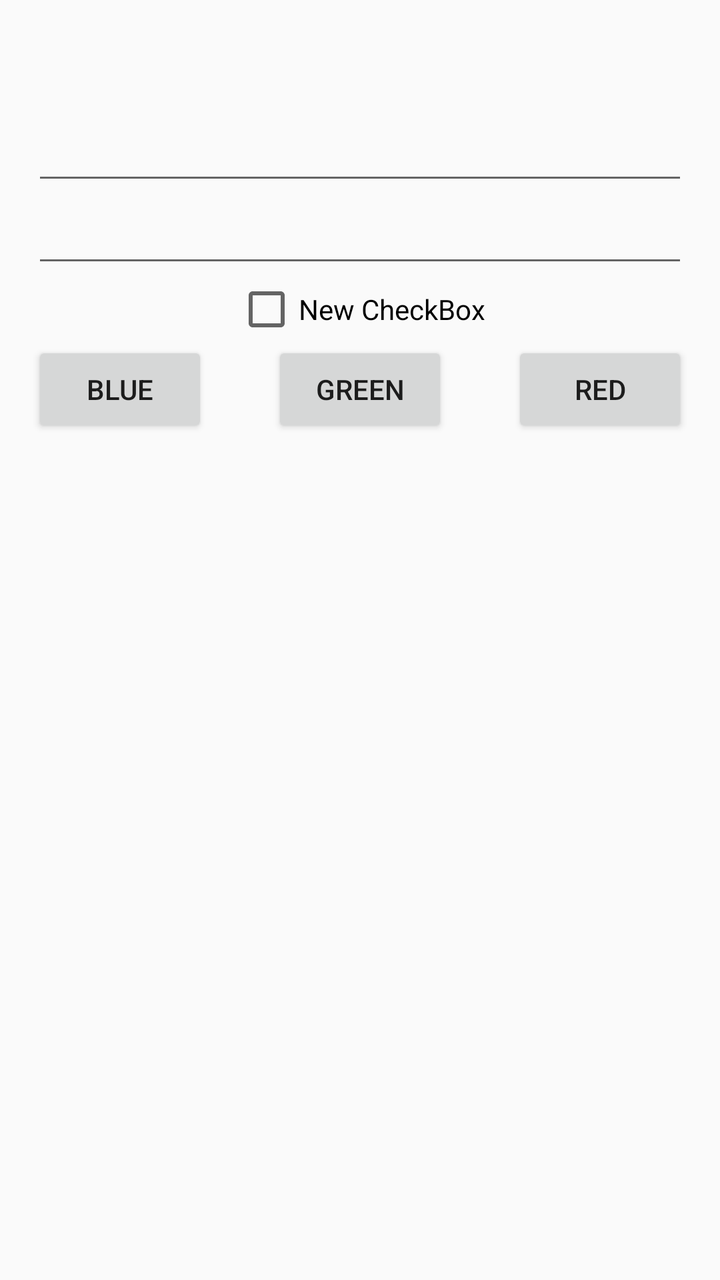
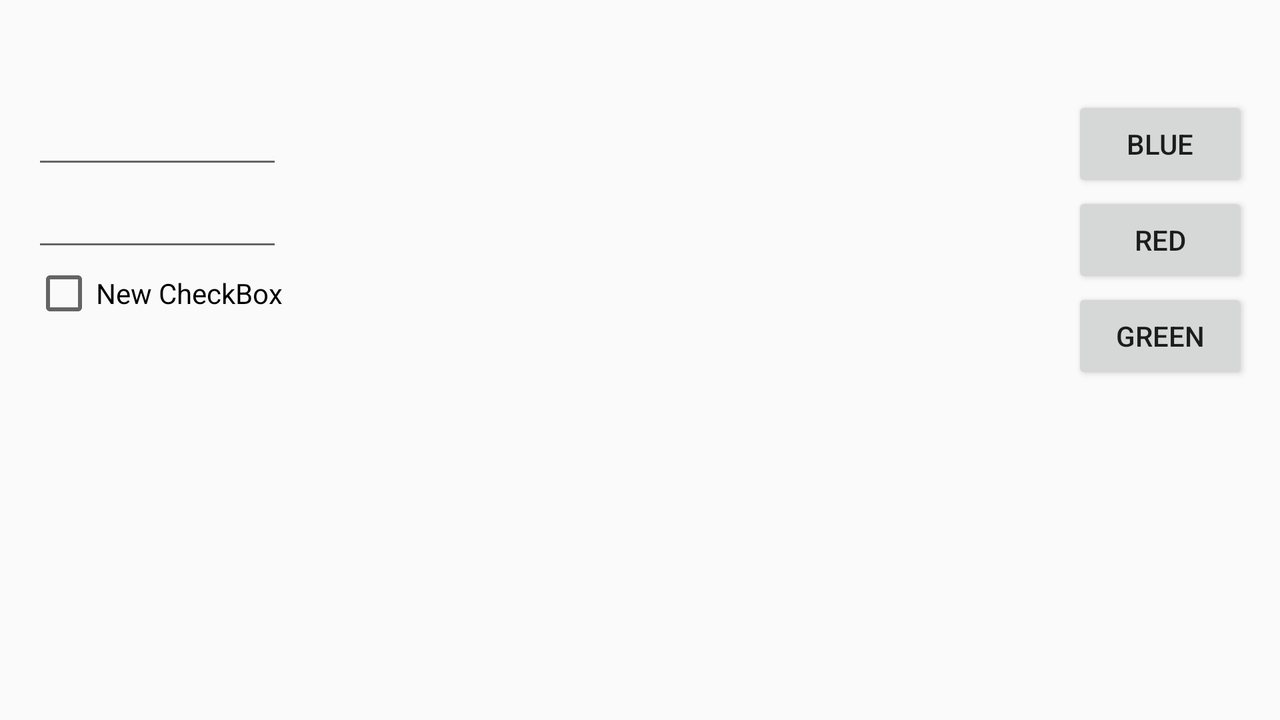

First picture: res/layout/ on a phone held upright. Second picture: the repository's own variant of that layout, on a device whose configuration matches the variant's folder. Source for both follows.
<!-- AndroidManifest.xml: application theme AppTheme -->
<!-- res/layout/main_content.xml -->
<?xml version="1.0" encoding="utf-8"?>
<RelativeLayout xmlns:android="http://schemas.android.com/apk/res/android"
    xmlns:tools="http://schemas.android.com/tools"
    xmlns:app="http://schemas.android.com/apk/res-auto"
    android:layout_width="match_parent"
    android:layout_height="match_parent"
    android:paddingLeft="@dimen/activity_horizontal_margin"
    android:paddingRight="@dimen/activity_horizontal_margin"
    android:paddingTop="?android:actionBarSize"
    android:paddingBottom="@dimen/activity_vertical_margin"
    app:layout_behavior="@string/appbar_scrolling_view_behavior"
    tools:showIn="@layout/activity_main" tools:context=".ui.activities.MainActivity">

    <LinearLayout
        android:orientation="vertical"
        android:layout_width="match_parent"
        android:layout_height="wrap_content"
        android:id="@+id/linearLayout">

        <EditText
            android:layout_width="match_parent"
            android:layout_height="wrap_content"
            android:id="@+id/editText1" />

        <EditText
            android:layout_width="match_parent"
            android:layout_height="wrap_content"
            android:id="@+id/editText2" />

        <CheckBox
            android:layout_width="wrap_content"
            android:layout_height="wrap_content"
            android:text="New CheckBox"
            android:id="@+id/checkBox"
            android:layout_gravity="center_horizontal" />

    </LinearLayout>

    <Button
        android:layout_width="wrap_content"
        android:layout_height="wrap_content"
        android:text="Blue"
        android:id="@+id/btnBlue"
        android:layout_below="@+id/linearLayout"
        android:layout_alignParentLeft="true"
        android:layout_alignParentStart="true" />

    <Button
        android:layout_width="wrap_content"
        android:layout_height="wrap_content"
        android:text="Red"
        android:id="@+id/btnRed"
        android:layout_alignBottom="@+id/btnBlue"
        android:layout_alignParentRight="true"
        android:layout_alignParentEnd="true" />

    <Button
        android:layout_width="wrap_content"
        android:layout_height="wrap_content"
        android:text="Green"
        android:id="@+id/btnGreen"
        android:layout_alignBottom="@+id/btnBlue"
        android:layout_centerHorizontal="true" />

</RelativeLayout>
<!-- res/layout/activity_main.xml (included above) -->
<?xml version="1.0" encoding="utf-8"?>
<android.support.v4.widget.DrawerLayout xmlns:android="http://schemas.android.com/apk/res/android"
    android:layout_width="match_parent"
    android:layout_height="match_parent"
    xmlns:app="http://schemas.android.com/apk/res-auto"
    android:fitsSystemWindows="true"
    android:id="@+id/navigation_drawer">

    <android.support.design.widget.CoordinatorLayout
        android:id="@+id/coordinator_layout"
        android:layout_width="match_parent"
        android:layout_height="match_parent"
        android:fitsSystemWindows="true"
        xmlns:tools="http://schemas.android.com/tools"
        tools:context=".ui.activities.MainActivity">

        <android.support.design.widget.AppBarLayout
            android:id="@+id/appbar_layout"
            android:layout_height="wrap_content"
            android:layout_width="match_parent"
            android:theme="@style/AppTheme.AppBarOverlay"
            android:fitsSystemWindows="true">

            <android.support.design.widget.CollapsingToolbarLayout
                android:id="@+id/collapsing_toolbar"
                android:layout_width="match_parent"
                android:layout_height="wrap_content"
                app:contentScrim="@color/color_primary"
                app:layout_scrollFlags="scroll|exitUntilCollapsed|snap"
                app:expandedTitleMarginStart="@dimen/photo_toolbar_size">

                <android.support.v7.widget.AppCompatImageView
                    android:id="@+id/image_back"
                    android:layout_width="match_parent"
                    android:layout_height="@dimen/toolbar_collapsing_image"
                    android:src="@drawable/foto_mvo_r"
                    android:fitsSystemWindows="true"
                    android:scaleType="centerCrop" />

                <android.support.v7.widget.Toolbar
                    android:id="@+id/toolbar"
                    android:layout_width="match_parent"
                    android:layout_height="?attr/actionBarSize"
                    app:layout_collapseMode="pin"
                    app:popupTheme="@style/AppTheme.PopupOverlay"
                    android:clipToPadding="true"/>

                <RelativeLayout
                    android:layout_width="@dimen/rate_size"
                    android:layout_height="@dimen/rate_size"
                    android:layout_above="@+id/linearLayout"
                    android:layout_gravity="bottom"
                    app:layout_collapseMode="parallax"
                    android:layout_marginLeft="@dimen/spacing_normal"
                    android:layout_marginBottom="@dimen/spacing_normal"
                    android:background="@drawable/drawing_rating_background">

                    <TextView
                        android:id="@+id/textview_rating"
                        android:layout_width="wrap_content"
                        android:layout_height="wrap_content"
                        android:text="@string/header_reating"
                        android:layout_centerHorizontal="true"
                        android:layout_centerVertical="true"
                        android:textColor="@color/color_primary_dark"
                        android:textAlignment="center"/>
                </RelativeLayout>

            </android.support.design.widget.CollapsingToolbarLayout>
        </android.support.design.widget.AppBarLayout>

        <android.support.design.widget.FloatingActionButton
            android:id="@+id/fab"
            android:layout_width="wrap_content"
            android:layout_height="wrap_content"
            android:src="@drawable/ic_create_24dp"
            android:layout_margin="@dimen/spacing_normal"/>

        <FrameLayout
            android:fitsSystemWindows="true"
            android:layout_width="match_parent"
            android:layout_height="match_parent"
            android:id="@+id/fragment_container"
            app:layout_behavior="@string/appbar_scrolling_view_behavior"/>

    </android.support.design.widget.CoordinatorLayout>

    <android.support.design.widget.NavigationView
        android:layout_width="match_parent"
        android:layout_height="match_parent"
        android:id="@+id/navigation_view"
        app:headerLayout="@layout/layout_header"
        android:layout_gravity="start"
        app:menu="@menu/drawer_menu"/>

</android.support.v4.widget.DrawerLayout>
<!-- res/layout/layout_header.xml (included above) -->
<?xml version="1.0" encoding="utf-8"?>
<android.support.design.widget.CoordinatorLayout xmlns:android="http://schemas.android.com/apk/res/android"
    xmlns:app="http://schemas.android.com/apk/res-auto"
    android:layout_width="match_parent"
    android:layout_height="@dimen/navigation_header_height"
    android:background="@drawable/drawer_header"
    android:padding="@dimen/drawer_header_padding"
    android:fitsSystemWindows="true">
    <RelativeLayout
        android:layout_width="wrap_content"
        android:layout_height="wrap_content">

        <RelativeLayout
            android:layout_width="match_parent"
            android:layout_height="wrap_content"
            android:layout_above="@+id/linearLayout"
            android:layout_alignParentLeft="true"
            android:layout_alignParentStart="true">

            <de.hdodenhof.circleimageview.CircleImageView
                xmlns:app="http://schemas.android.com/apk/res-auto"
                android:id="@+id/profile_image"
                android:layout_width="@dimen/drawer_avatar_width"
                android:layout_height="@dimen/drawer_avatar_height"
                android:src="@drawable/avatar_image"
                android:layout_alignParentLeft="true"
                android:layout_alignParentStart="true"
                android:layout_alignParentTop="true"/>

            <ImageView
                android:layout_width="wrap_content"
                android:layout_height="wrap_content"
                android:background="@drawable/drawing_rating_background"
                android:layout_alignParentTop="true"
                android:layout_alignParentRight="true"
                android:layout_alignParentEnd="true"
                android:id="@+id/imageView">
            </ImageView>

            <TextView
                android:id="@+id/textview_rating"
                android:layout_width="wrap_content"
                android:layout_height="wrap_content"
                android:text="@string/header_reating"
                android:layout_marginTop="@dimen/drawer_rating_margin"
                android:layout_alignLeft="@+id/imageView"
                android:layout_alignTop="@+id/imageView"
                android:layout_alignRight="@+id/imageView"
                android:textAlignment="center"/>
        </RelativeLayout>

        <LinearLayout
            android:layout_width="match_parent"
            android:layout_height="wrap_content"
            android:orientation="vertical"
            android:layout_alignParentBottom="true"
            android:minHeight="@dimen/drawer_title_height"
            android:gravity="center_vertical"
            android:id="@+id/linearLayout">

            <TextView
                android:layout_width="match_parent"
                android:layout_height="wrap_content"
                android:id="@+id/textview_login"
                android:textColor="@color/white"
                android:text="@string/header_login"
                android:textStyle="bold"/>

            <TextView
                android:layout_width="match_parent"
                android:layout_height="wrap_content"
                android:id="@+id/textview_email"
                android:text="@string/header_email"
                android:textColor="@color/white"/>
        </LinearLayout>

    </RelativeLayout>
</android.support.design.widget.CoordinatorLayout>
<!-- resources referenced by this layout -->
<resources>
  <color name="color_primary">#3F51B5</color>
  <color name="color_primary_dark">#000000</color>
  <color name="white">#ffffff</color>
  <dimen name="activity_horizontal_margin">16dp</dimen>
  <dimen name="activity_vertical_margin">16dp</dimen>
  <dimen name="drawer_avatar_height">64dp</dimen>
  <dimen name="drawer_avatar_width">64dp</dimen>
  <dimen name="drawer_header_padding">16dp</dimen>
  <dimen name="drawer_rating_margin">10dp</dimen>
  <dimen name="drawer_title_height">56dp</dimen>
  <dimen name="navigation_header_height">160dp</dimen>
  <dimen name="photo_toolbar_size">80dp</dimen>
  <dimen name="rate_size">48dp</dimen>
  <dimen name="spacing_normal">16dp</dimen>
  <dimen name="toolbar_collapsing_image">256dp</dimen>
  <!-- drawable avatar_image: png bitmap (drawable, 346632 bytes) -->
  <!-- drawable drawer_header: png bitmap (drawable, 202670 bytes) -->
  <!-- drawable drawing_rating_background (drawable) -->
  <vector android:height="36dp"
         android:viewportHeight="24.0"
          android:viewportWidth="24.0"
         android:width="36dp"
         xmlns:android="http://schemas.android.com/apk/res/android">
          <path android:fillColor="@color/white"
              android:pathData="M12,12m-10,0a10,10 0,1 1,20 0a10,10 0,1 1,-20 0"/>
      </vector>
  <string name="header_email">vladimir.medyannikov@gmail.com</string>
  <string name="header_login">Владимир Медянников</string>
  <string name="header_reating">100</string>
  <style name="AppTheme.AppBarOverlay" parent="ThemeOverlay.AppCompat.Dark.ActionBar" />
  <style name="AppTheme.PopupOverlay" parent="ThemeOverlay.AppCompat.Light" />
  <style name="AppTheme" parent="Theme.AppCompat.Light.NoActionBar">
          
          <item name="colorPrimary">@color/color_primary</item>
          <item name="colorPrimaryDark">@color/color_primary_dark</item>
          <item name="colorAccent">@color/colorAccent</item>
      </style>
  <color name="colorAccent">#FF4081</color>
</resources>
<!-- res/layout-land/main_content.xml (the repository's variant of the layout above) -->
<!-- drawn on the phone turned sideways -->
<?xml version="1.0" encoding="utf-8"?>
<RelativeLayout xmlns:android="http://schemas.android.com/apk/res/android"
    xmlns:tools="http://schemas.android.com/tools"
    xmlns:app="http://schemas.android.com/apk/res-auto"
    android:layout_width="match_parent"
    android:layout_height="match_parent"
    android:paddingLeft="@dimen/activity_horizontal_margin"
    android:paddingRight="@dimen/activity_horizontal_margin"
    android:paddingTop="?android:actionBarSize"
    android:paddingBottom="@dimen/activity_vertical_margin"
    app:layout_behavior="@string/appbar_scrolling_view_behavior"
    tools:showIn="@layout/activity_main" tools:context=".ui.activities.MainActivity">

    <LinearLayout
        android:orientation="vertical"
        android:layout_width="wrap_content"
        android:layout_height="wrap_content"
        android:id="@+id/linearLayout">

        <EditText
            android:layout_width="match_parent"
            android:layout_height="wrap_content"
            android:id="@+id/editText1" />

        <EditText
            android:layout_width="match_parent"
            android:layout_height="wrap_content"
            android:id="@+id/editText2" />

        <CheckBox
            android:layout_width="wrap_content"
            android:layout_height="wrap_content"
            android:text="New CheckBox"
            android:id="@+id/checkBox"
            android:layout_gravity="center_horizontal" />

    </LinearLayout>

    <LinearLayout
        android:orientation="vertical"
        android:layout_width="wrap_content"
        android:layout_height="wrap_content"
        android:id="@+id/linearLayoutButton"
        android:layout_alignParentTop="true"
        android:layout_alignParentRight="true"
        android:layout_alignParentEnd="true">
    <Button
        android:layout_width="wrap_content"
        android:layout_height="wrap_content"
        android:text="@string/btn_blue_text"
        android:id="@+id/btnBlue"/>

    <Button
        android:layout_width="wrap_content"
        android:layout_height="wrap_content"
        android:text="@string/btn_red_text"
        android:id="@+id/btnRed" />

    <Button
        android:layout_width="wrap_content"
        android:layout_height="wrap_content"
        android:text="@string/btn_green_text"
        android:id="@+id/btnGreen" />
    </LinearLayout>

</RelativeLayout>
<!-- resources referenced by the variant -->
<!-- as the phone turned sideways resolves them -->
<resources>
  <color name="color_primary">#3F51B5</color>
  <color name="color_primary_dark">#000000</color>
  <color name="white">#ffffff</color>
  <dimen name="activity_horizontal_margin">16dp</dimen>
  <dimen name="activity_vertical_margin">16dp</dimen>
  <dimen name="drawer_avatar_height">64dp</dimen>
  <dimen name="drawer_avatar_width">64dp</dimen>
  <dimen name="drawer_header_padding">16dp</dimen>
  <dimen name="drawer_rating_margin">10dp</dimen>
  <dimen name="drawer_title_height">56dp</dimen>
  <dimen name="navigation_header_height">160dp</dimen>
  <dimen name="photo_toolbar_size">80dp</dimen>
  <dimen name="rate_size">48dp</dimen>
  <dimen name="spacing_normal">16dp</dimen>
  <dimen name="toolbar_collapsing_image">256dp</dimen>
  <!-- drawable avatar_image: png bitmap (drawable, 346632 bytes) -->
  <!-- drawable drawer_header: png bitmap (drawable, 202670 bytes) -->
  <!-- drawable drawing_rating_background (drawable) -->
  <vector android:height="36dp"
         android:viewportHeight="24.0"
          android:viewportWidth="24.0"
         android:width="36dp"
         xmlns:android="http://schemas.android.com/apk/res/android">
          <path android:fillColor="@color/white"
              android:pathData="M12,12m-10,0a10,10 0,1 1,20 0a10,10 0,1 1,-20 0"/>
      </vector>
  <string name="btn_blue_text">Blue</string>
  <string name="btn_green_text">Green</string>
  <string name="btn_red_text">Red</string>
  <string name="header_email">vladimir.medyannikov@gmail.com</string>
  <string name="header_login">Владимир Медянников</string>
  <string name="header_reating">100</string>
  <style name="AppTheme.AppBarOverlay" parent="ThemeOverlay.AppCompat.Dark.ActionBar" />
  <style name="AppTheme.PopupOverlay" parent="ThemeOverlay.AppCompat.Light" />
  <style name="AppTheme" parent="Theme.AppCompat.Light.NoActionBar">
          
          <item name="colorPrimary">@color/color_primary</item>
          <item name="colorPrimaryDark">@color/color_primary_dark</item>
          <item name="colorAccent">@color/colorAccent</item>
      </style>
  <color name="colorAccent">#FF4081</color>
</resources>
